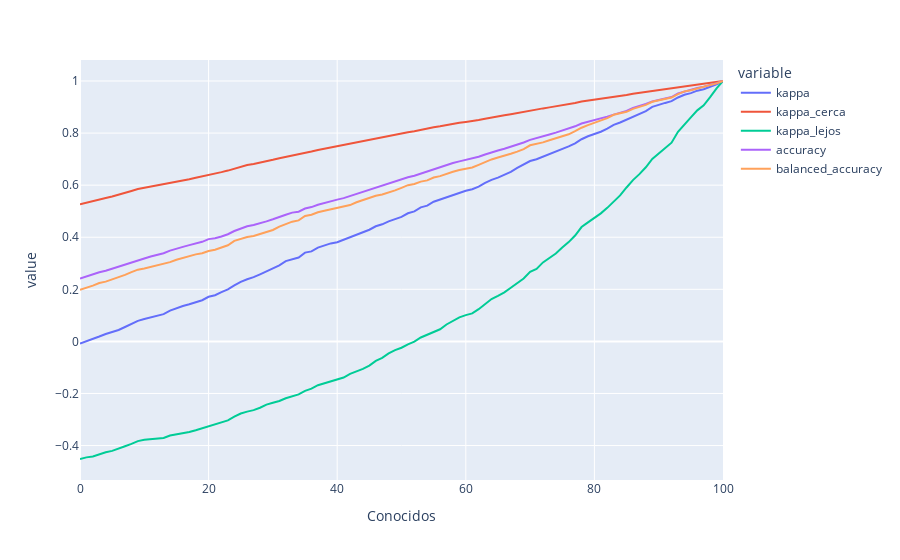

Notebook code for this chart:
### Code cell
#Grafico el comportamiento de la métrica a medida que incremento los aciertos. Tambien muestro lor resultados de otras metricas como Accuracy y Balanced Accuracy
px.line(kappa_progression,x='Conocidos',y=['kappa',
                                           'kappa_cerca',
                                           'kappa_lejos',
                                           'accuracy',
                                           'balanced_accuracy'])
